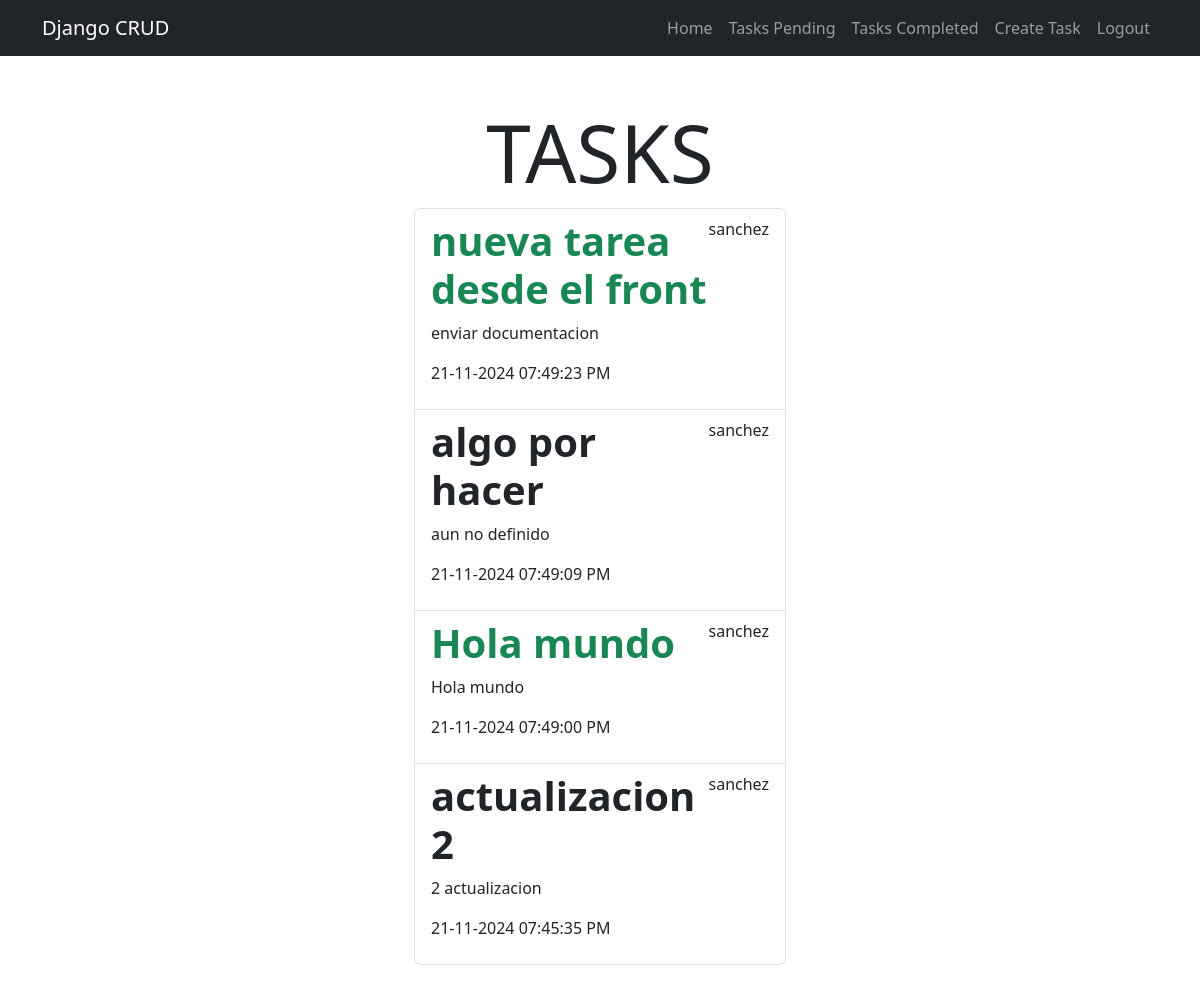
The page /tasks_completed/ (signed in) on the database its author committed.
### tasks/models.py (models this page shows, shortened)
class Task(models.Model):
    title = models.CharField(max_length=200)
    description = models.TextField(blank=True)
    created = models.DateTimeField(auto_now_add=True)
    datecompleted = models.DateTimeField(null=True, blank=True)
    important = models.BooleanField(default=False)
    user = models.ForeignKey(User, on_delete=models.CASCADE)

### tasks/views.py (the view)
# urls.py: path('tasks_completed/',views.tasks_completed, name = 'tasks_completed'),
@login_required
def tasks_completed(request):
    tasks = Task.objects.filter(user=request.user,  datecompleted__isnull=False).order_by('-datecompleted')
    return render(request, 'tasks.html', {
        'tasks': tasks
    })

### tasks/templates/tasks.html
{% extends 'base.html' %}
{% block content %}
<main class="container py-5">
    <section class="col-md-4 offset-md-4">
    <h1 class="display-1 text-center" >TASKS</h1>
    <ul class="list-group">
    {% for task in tasks %}
        <a class="list-group-item" href="{% url 'task_detail' task.id %}">
            <header class="d-flex justify-content-between">
                {% if task.important %}
                <h1 class="fw-bold text-success">{{task.title}}</h1>
                {% else %}
                <h1 class="fw-bold">{{task.title}}</h1>
                {% endif %}
                <p>{{task.user.username}}</p>
            </header>
            <p>{{task.description}}</p>
            <p>{{task.datecompleted|date:'d-m-Y h:i:s A'}}</p>
        </a>
    {% endfor %}
    </ul>
    </section>
</main>
{% endblock %}

### rows shown on the page
Task: title "nueva tarea desde el front", user.username "sanchez", description "enviar documentacion", datecompleted "21-11-2024 07:49:23 PM"
Task: title "algo por hacer", user.username "sanchez", description "aun no definido", datecompleted "21-11-2024 07:49:09 PM"
Task: title "Hola mundo", user.username "sanchez", description "Hola mundo", datecompleted "21-11-2024 07:49:00 PM"
Task: title "actualizacion 2", user.username "sanchez", description "2 actualizacion", datecompleted "21-11-2024 07:45:35 PM"
